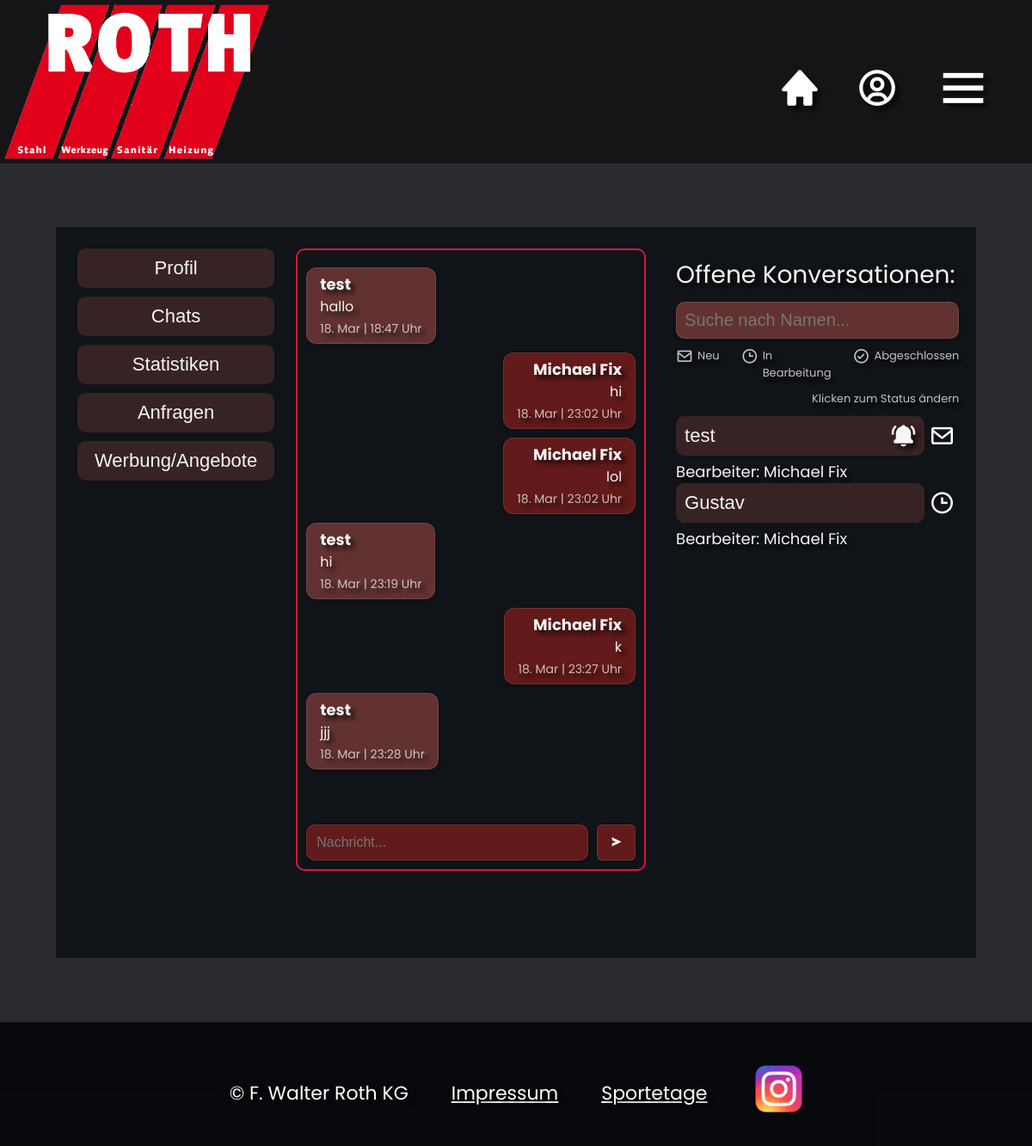
Screenshot of /chat-redirect?conv_id=1 (signed in) with the database file from the repository.
### main.py (models this page shows)
class Message(db.Model):
    id = db.Column(db.Integer, primary_key=True)
    user_ip = db.Column(db.String(200), nullable=True)
    username = db.Column(db.String(200), nullable=True)
    content = db.Column(db.String(500), nullable=True)
    conversation = db.Column(db.String(200), nullable=False)
    created_at = db.Column(db.DateTime(), default=datetime.now)

class Conversation(db.Model):
    id = db.Column(db.Integer, primary_key=True)
    owner = db.Column(db.String, nullable=False) # ist die owner.id
    title = db.Column(db.String, nullable=False) # wird später festgelegt als owner.username
    last_editor = db.Column(db.String, nullable=False)  # Letzter Bearbeiter, wird erstmals als "leer" eingetragen
    state = db.Column(db.Integer, nullable=False, default=0)  # 0=Offen, 1=In Bearbeitung, 2=Fertig
    new_msg = db.Column(db.Integer, nullable=False, default=0)
    created_at = db.Column(db.DateTime(), default=datetime.now)

### main.py (the view, shortened to what this page needs)
@app.route("/chat-redirect", methods=["POST","GET"])
def chat_redirect():
    conversations = []
    user = User.query.filter_by(id=current_user.id).first()
    room = Conversation.query.filter_by(owner=user.id).first()
    if room:
        session["room"] = room.id
    session["name"] = user.username
    team_status = user.team_status
    if team_status > 0:
        raw_conversations = Conversation.query.all()
        for conv in raw_conversations:
            conversations.append(conv)
        conversations.sort(key=sortByName)
        conversations.sort(reverse=True, key=sortByNewMsg)
        get_conv_id = request.args.get('conv_id')
        if get_conv_id:
            room = Conversation.query.filter_by(id=get_conv_id).first()
            session["room"] = room.id
    dict_messages = []
    if room:
        messages = Message.query.filter_by(conversation=room.id).all()
        for msg in messages:
            dict_messages.append({
                'username': msg.username,
                'content': msg.content,
                'created_at': msg.created_at.strftime('%d. %b | %H:%M Uhr')
                })
    return render_template("chat-redirect.html", username=user.username, messages=dict_messages,
                            team_status=team_status, conversations=conversations, current_conversation=room)

### main.py (called while the page is built)
@login_manager.user_loader
def load_user(user_id):
    return User.query.get(int(user_id))

def sortByNewMsg(conv):
  return conv.new_msg

def sortByName(conv):
  return conv.title

### templates/chat-redirect.html (shortened to what this page needs)
<!DOCTYPE html>
<html lang="en">
  <head>
    <link
      href="https://unpkg.com/boxicons@2.1.4/css/boxicons.min.css"
      rel="stylesheet"
    />
    <link rel="stylesheet" href="/static/style.css" />
  </head>
  <body>
    <div class="page-container">
      <div class="page-nav">
        <button onclick="loadSection('profile')">Profil</button>
        <button onclick="location.href = '/chat-redirect'">Chats</button>
        {% if team_status > 0 %}
        <button onclick="loadSection('statistics')">Statistiken</button>
        <button onclick="loadSection('enquiries')">Anfragen</button>
        <button onclick="loadSection('werbung')">Werbung/Angebote</button>
        {% endif %}
      </div>
      <div class="dashboard-display" id="dashboard-display">
        <div class="chatbox-wrapper" style="min-width: 50%" id="chatbox">
          <div class="messages" id="messages">
            {% for msg in messages %}
            <div
              class="{{ 'messenger-msg-right' if username == msg['username'] else 'messenger-msg-left' }}"
            >
              <div style="font-size: 18px"><b>{{ msg['username'] }}</b></div>
              <div style="font-size: 16px">{{ msg['content'] }}</div>
              <span style="font-size: 14px; color: rgba(245, 245, 245, 0.75)"
                >{{ msg['created_at'] }}</span
              >
            </div>
            {% endfor %}
          </div>
          <form class="messenger-form" id="chatForm" method="POST">
            <input
              id="message"
              name="content"
              class="messenger-form-text"
              type="text"
              placeholder="Nachricht..."
            />
            <button
              class="messenger-form-btn"
              type="button"
              onclick="sendMessage()"
            >
              <i class="bx bxs-send"></i>
            </button>
          </form>
        </div>
        {% if team_status > 0 %}
        <div class="chatbox-wrapper" style="border: none" id="chatbox-btns">
          <div style="font-size: 28px">Offene Konversationen:</div>
          <input
            type="text"
            id="searchConversations"
            onkeyup="searchConversations()"
            placeholder="Suche nach Namen..."
            title="Schreib hier den Namen"
            style="
              font-size: 20px;
              padding: 10px 10px;
              color: white;
              border: none;
              border-radius: 10px;
              background-color: rgb(98, 50, 50);
              box-shadow: inset 0 0 0.5px 1px hsla(0, 0%, 100%, 0.1),
                /* shadow ring 👇 */ 0 0 0 1px hsla(0, 0%, 0%, 0.05),
                /* multiple soft shadows 👇 */ 0 0.3px 0.4px
                  hsla(0, 0%, 0%, 0.02),
                0 0.9px 1.5px hsla(0, 0%, 0%, 0.045),
                0 3.5px 6px hsla(0, 0%, 0%, 0.09);
            "
          />
          <div
            class="conversations-legende"
            style="
              font-size: 13px;
              color: rgba(255, 255, 255, 0.75);
              display: flex;
              gap: 25px;
            "
          >
            <div style="align-content: center; display: flex; gap: 5px">
              <i class="bx bx-envelope" style="font-size: 20px"></i>
              <div>Neu</div>
            </div>
            <div style="align-content: center; display: flex; gap: 5px">
              <i class="bx bx-time" style="font-size: 20px"></i>
              <div>In Bearbeitung</div>
            </div>
            <div style="align-content: center; display: flex; gap: 5px">
              <i class="bx bx-check-circle" style="font-size: 20px"></i>
              <div>Abgeschlossen</div>
            </div>
          </div>
          <div
            style="
              text-align: end;
              width: 100%;
              color: rgba(255, 255, 255, 0.75);
              font-size: 13px;
            "
          >
            Klicken zum Status ändern
          </div>
          <div
            id="conversationsList"
            class="conversations-list"
            style="
              font-size: 20px;
              overflow-y: scroll;
              max-width: 100%;
              display: flex;
              flex-flow: column;
              align-items: center;
            "
          >
            {% for conv in conversations %}
            <div
              class="conversation-listing"
              style="width: 100%; display: flex; flex-flow: column; gap: 5px"
            >
              <div class="conv-select" style="display: flex">
                <div class="conversation-name">
                  <button
                    class="conv-title"
                    onclick="redirectToChat('{{ conv.id }}')"
                  >
                    {{ conv.title }}
                  </button>
                  {% if conv.new_msg %}
                  <i
                    class="bx bxs-bell-ring conv-title"
                    style="font-size: 30px; margin-right: 10px"
                  ></i>
                  {% endif %}
                </div>
                <button
                  id="{{ conv.id }}"
                  class="conversation-state-btn"
                  style="padding: 5px 5px"
                  onclick="changeConvState('{{ conv.id }}')"
                  value="{{ conv.state }}"
                >
                  {% if conv.state == 1 %}
                  <i class="bx bx-time" style="font-size: 30px"></i>
                  {% elif conv.state == 2 %}
                  <i class="bx bx-check-circle" style="font-size: 30px"></i>
                  {% else %}
                  <i class="bx bx-envelope" style="font-size: 30px"></i>
                  {% endif %}
                </button>
              </div>
              <div class="conversation-info" style="font-size: 18px">
                Bearbeiter: {{ conv.last_editor }}
              </div>
            </div>
            {% endfor %}
          </div>
        </div>
        {% endif %}
      </div>
    </div>
  </body>
  <footer class="footer_bar"></footer>
</html>

### static/style.css (style rules this page uses)
body { font-family: "Poppins"; margin: 0; margin-bottom: 0; text-shadow: 5px 5px 5px rgba(0, 0, 0, 0.65); background-color: rgba(5, 5, 10, 0.85); }
:root { --color-bg: hsl(0, 0%, 100%); --color-bg-light: hsl(0, 0%, 100%); }
.chatbox-wrapper { width: 50%; float: left; margin-right: auto; height: 700px; border-radius: 10px; padding: 10px 10px; display: flex; flex-direction: column; gap: 10px; border: 2px solid crimson; color: whitesmoke; }
.messenger-msg-right { margin-block: 10px; padding-inline: 16px; padding-block: 6px; border-radius: 12px; background-color: rgb(98, 26, 26); box-shadow: inset 0 0 0.5px 1px hsla(0, 0%, 100%, 0.1), 0 0 0 1px hsla(0, 0%, 0%, 0.05), 0 0.3px 0.4px hsla(0, 0%, 0%, 0.02), 0 0.9px 1.5px hsla(0, 0%, 0%, 0.045), 0 3.5px 6px hsla(0, 0%, 0%, 0.09); width: fit-content; text-align: end; height: fit-content; max-width: 80%; margin-left: auto; word-wrap: break-word; }
.messenger-msg-left { margin-block: 10px; padding-inline: 16px; padding-block: 6px; border-radius: 12px; background-color: rgb(98, 50, 50); box-shadow: inset 0 0 0.5px 1px hsla(0, 0%, 100%, 0.1), 0 0 0 1px hsla(0, 0%, 0%, 0.05), 0 0.3px 0.4px hsla(0, 0%, 0%, 0.02), 0 0.9px 1.5px hsla(0, 0%, 0%, 0.045), 0 3.5px 6px hsla(0, 0%, 0%, 0.09); font-size: 16px; text-align: left; width: fit-content; height: fit-content; max-width: 80%; margin-right: auto; word-wrap: break-word; }
.messenger-form { border-radius: 12px; background-color: transparent; font-size: 16px; width: 100%; margin-inline: auto; bottom: 10px; display: flex; flex: e; gap: 10px; }
.messenger-form-text { font-size: 16px; color: white; width: 100%; text-align: left; border: none; padding-inline: 12px; padding-block: 12px; border-radius: 10px; background-color: rgb(98, 26, 26); box-shadow: inset 0 0 0.5px 1px hsla(0, 0%, 100%, 0.1), 0 0 0 1px hsla(0, 0%, 0%, 0.05), 0 0.3px 0.4px hsla(0, 0%, 0%, 0.02), 0 0.9px 1.5px hsla(0, 0%, 0%, 0.045), 0 3.5px 6px hsla(0, 0%, 0%, 0.09); }
.messenger-form-btn { color: white; text-align: left; border: none; padding-inline: 16px; padding-block: 6px; border-radius: 6px; background-color: rgb(98, 26, 26); box-shadow: inset 0 0 0.5px 1px hsla(0, 0%, 100%, 0.1), 0 0 0 1px hsla(0, 0%, 0%, 0.05), 0 0.3px 0.4px hsla(0, 0%, 0%, 0.02), 0 0.9px 1.5px hsla(0, 0%, 0%, 0.045), 0 3.5px 6px hsla(0, 0%, 0%, 0.09); }
.messages { width: 100%; height: calc(100% - 44px); overflow-y: scroll; }
.page-container { background-color: rgba(10, 14, 18, 0.8); max-width: 85vw; margin-top: 33vh; min-height: 100vh; margin-inline: auto; padding: 25px 25px; display: flex; gap: 25px; color: whitesmoke; }
.page-nav { font-size: 22px; display: flex; gap: 10px; flex-flow: column; border-radius: 10px; }
.page-nav button { padding: 10px 20px; border-radius: 10px; text-align: center; border: none; font-size: 22px; color: whitesmoke; background-color: rgb(55, 35, 35); }
.conversation-state-btn { color: white; background-color: inherit; border: none; }
.conversation-name { display: flex; align-items: center; font-size: 28px; background-color: rgb(55, 35, 35); border-radius: 10px; width: 100%; }
.conversation-name button { flex-grow: 1; font-size: 22px; padding: 10px 10px; text-align: left; align-content: center; text-decoration: none; border: none; background-color: rgb(55, 35, 35); color: whitesmoke; border-radius: 10px; }
.dashboard-display { display: flex; flex-grow: 1; gap: 25px; }

### rows the page displays
Message: username "test", content "hallo", created_at "18. Mar | 18:47 Uhr"
Message: username "Michael Fix", content "hi", created_at "18. Mar | 23:02 Uhr"
Message: username "Michael Fix", content "lol", created_at "18. Mar | 23:02 Uhr"
Message: username "test", content "hi", created_at "18. Mar | 23:19 Uhr"
Message: username "Michael Fix", content "k", created_at "18. Mar | 23:27 Uhr"
Message: username "test", content "jjj", created_at "18. Mar | 23:28 Uhr"
Conversation: title "test", new_msg 1 (drawn), {{ conv.state }} 0 (drawn), state 0 (drawn), last_editor "Michael Fix"
Conversation: title "Gustav", {{ conv.state }} 1 (drawn), state 1 (drawn), last_editor "Michael Fix"
